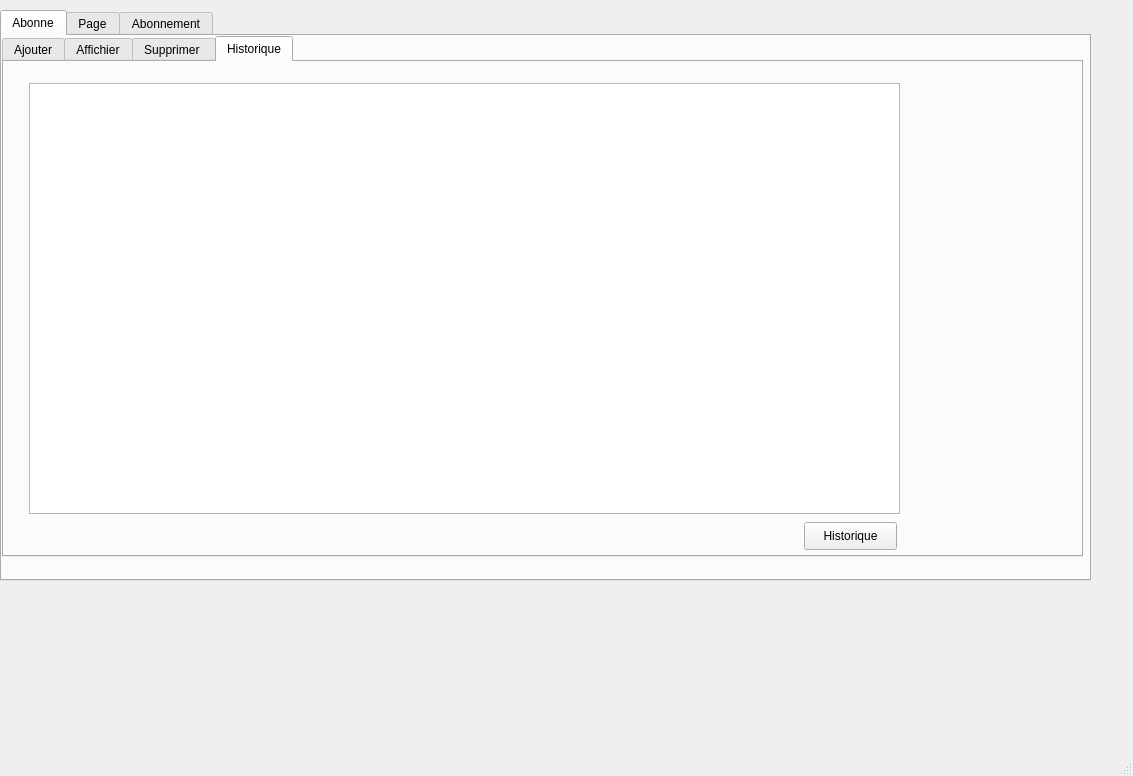
<?xml version="1.0" encoding="UTF-8"?>
<ui version="4.0">
 <class>MainWindow</class>
 <widget class="QMainWindow" name="MainWindow">
  <property name="geometry">
   <rect>
    <x>0</x>
    <y>0</y>
    <width>1133</width>
    <height>776</height>
   </rect>
  </property>
  <property name="windowTitle">
   <string>Abonne</string>
  </property>
  <widget class="QWidget" name="centralwidget">
   <widget class="QTabWidget" name="tabWidget">
    <property name="geometry">
     <rect>
      <x>0</x>
      <y>10</y>
      <width>1091</width>
      <height>571</height>
     </rect>
    </property>
    <property name="currentIndex">
     <number>0</number>
    </property>
    <property name="tabBarAutoHide">
     <bool>true</bool>
    </property>
    <widget class="QWidget" name="Abonne">
     <attribute name="title">
      <string>Abonne</string>
     </attribute>
     <widget class="QTabWidget" name="tabWidget_2">
      <property name="geometry">
       <rect>
        <x>0</x>
        <y>0</y>
        <width>1081</width>
        <height>521</height>
       </rect>
      </property>
      <property name="currentIndex">
       <number>3</number>
      </property>
      <widget class="QWidget" name="tab_3">
       <attribute name="title">
        <string>Ajouter</string>
       </attribute>
       <widget class="QGroupBox" name="groupBox">
        <property name="geometry">
         <rect>
          <x>0</x>
          <y>0</y>
          <width>1081</width>
          <height>581</height>
         </rect>
        </property>
        <property name="styleSheet">
         <string notr="true"/>
        </property>
        <property name="title">
         <string>Ajout</string>
        </property>
        <widget class="QLineEdit" name="le_id">
         <property name="geometry">
          <rect>
           <x>32</x>
           <y>40</y>
           <width>171</width>
           <height>31</height>
          </rect>
         </property>
         <property name="styleSheet">
          <string notr="true">background-color: rgb(170, 170, 127);
background-color: rgb(216, 193, 255);</string>
         </property>
         <property name="placeholderText">
          <string>Id</string>
         </property>
        </widget>
        <widget class="QLineEdit" name="le_nom">
         <property name="geometry">
          <rect>
           <x>32</x>
           <y>100</y>
           <width>171</width>
           <height>31</height>
          </rect>
         </property>
         <property name="styleSheet">
          <string notr="true">background-color: rgb(216, 193, 255);</string>
         </property>
         <property name="placeholderText">
          <string>Nom</string>
         </property>
        </widget>
        <widget class="QLineEdit" name="le_prenom">
         <property name="geometry">
          <rect>
           <x>32</x>
           <y>160</y>
           <width>171</width>
           <height>31</height>
          </rect>
         </property>
         <property name="styleSheet">
          <string notr="true">background-color: rgb(216, 193, 255);
</string>
         </property>
         <property name="placeholderText">
          <string>Prenom</string>
         </property>
        </widget>
        <widget class="QPushButton" name="pb_ajouter">
         <property name="geometry">
          <rect>
           <x>360</x>
           <y>70</y>
           <width>131</width>
           <height>31</height>
          </rect>
         </property>
         <property name="styleSheet">
          <string notr="true"/>
         </property>
         <property name="text">
          <string>Ajouter</string>
         </property>
        </widget>
        <widget class="QLineEdit" name="le_payement">
         <property name="geometry">
          <rect>
           <x>32</x>
           <y>220</y>
           <width>171</width>
           <height>31</height>
          </rect>
         </property>
         <property name="styleSheet">
          <string notr="true">background-color: rgb(216, 193, 255);</string>
         </property>
         <property name="placeholderText">
          <string>Payement</string>
         </property>
        </widget>
        <widget class="QLineEdit" name="le_nbr_chats">
         <property name="geometry">
          <rect>
           <x>30</x>
           <y>290</y>
           <width>171</width>
           <height>31</height>
          </rect>
         </property>
         <property name="styleSheet">
          <string notr="true">background-color: rgb(216, 193, 255);</string>
         </property>
         <property name="placeholderText">
          <string>Nbr_Chats</string>
         </property>
        </widget>
        <widget class="QPushButton" name="le_Modifier">
         <property name="geometry">
          <rect>
           <x>540</x>
           <y>70</y>
           <width>131</width>
           <height>31</height>
          </rect>
         </property>
         <property name="text">
          <string>Modifier</string>
         </property>
        </widget>
        <widget class="QLabel" name="label_7">
         <property name="geometry">
          <rect>
           <x>230</x>
           <y>100</y>
           <width>131</width>
           <height>41</height>
          </rect>
         </property>
         <property name="text">
          <string>      Trier par:</string>
         </property>
        </widget>
        <widget class="QTableView" name="tableView">
         <property name="geometry">
          <rect>
           <x>230</x>
           <y>140</y>
           <width>541</width>
           <height>151</height>
          </rect>
         </property>
        </widget>
        <widget class="QRadioButton" name="radioButton">
         <property name="geometry">
          <rect>
           <x>310</x>
           <y>310</y>
           <width>97</width>
           <height>20</height>
          </rect>
         </property>
         <property name="text">
          <string>Id</string>
         </property>
        </widget>
        <widget class="QRadioButton" name="radioButton_2">
         <property name="geometry">
          <rect>
           <x>390</x>
           <y>310</y>
           <width>97</width>
           <height>20</height>
          </rect>
         </property>
         <property name="text">
          <string>Nom</string>
         </property>
        </widget>
        <widget class="QRadioButton" name="radioButton_3">
         <property name="geometry">
          <rect>
           <x>480</x>
           <y>310</y>
           <width>97</width>
           <height>20</height>
          </rect>
         </property>
         <property name="text">
          <string>Prenom</string>
         </property>
        </widget>
        <widget class="QLineEdit" name="le_recherche_abonne">
         <property name="geometry">
          <rect>
           <x>290</x>
           <y>20</y>
           <width>241</width>
           <height>22</height>
          </rect>
         </property>
         <property name="placeholderText">
          <string>recherche</string>
         </property>
        </widget>
        <widget class="QPushButton" name="le_stat">
         <property name="geometry">
          <rect>
           <x>730</x>
           <y>310</y>
           <width>93</width>
           <height>28</height>
          </rect>
         </property>
         <property name="text">
          <string>stat</string>
         </property>
        </widget>
        <widget class="QPushButton" name="pushButton_pdf">
         <property name="geometry">
          <rect>
           <x>630</x>
           <y>310</y>
           <width>93</width>
           <height>28</height>
          </rect>
         </property>
         <property name="text">
          <string>Pdf</string>
         </property>
        </widget>
        <widget class="QComboBox" name="le_sexe">
         <property name="geometry">
          <rect>
           <x>80</x>
           <y>350</y>
           <width>121</width>
           <height>22</height>
          </rect>
         </property>
         <item>
          <property name="text">
           <string>male</string>
          </property>
         </item>
         <item>
          <property name="text">
           <string>femelle</string>
          </property>
         </item>
        </widget>
        <widget class="QLabel" name="label_2">
         <property name="geometry">
          <rect>
           <x>20</x>
           <y>350</y>
           <width>56</width>
           <height>16</height>
          </rect>
         </property>
         <property name="styleSheet">
          <string notr="true">background-color: rgb(85, 0, 127);
background-color: rgb(255, 255, 255);</string>
         </property>
         <property name="text">
          <string>Sexe   :</string>
         </property>
        </widget>
       </widget>
      </widget>
      <widget class="QWidget" name="tab_4">
       <attribute name="title">
        <string>Affichier</string>
       </attribute>
       <widget class="QTableView" name="tab_etudiant">
        <property name="geometry">
         <rect>
          <x>25</x>
          <y>10</y>
          <width>1011</width>
          <height>441</height>
         </rect>
        </property>
       </widget>
      </widget>
      <widget class="QWidget" name="tab">
       <attribute name="title">
        <string>Supprimer </string>
       </attribute>
       <widget class="QLineEdit" name="le_id_sup">
        <property name="geometry">
         <rect>
          <x>52</x>
          <y>60</y>
          <width>171</width>
          <height>20</height>
         </rect>
        </property>
        <property name="inputMask">
         <string/>
        </property>
        <property name="text">
         <string/>
        </property>
        <property name="placeholderText">
         <string>Identifiant</string>
        </property>
       </widget>
       <widget class="QPushButton" name="pb_supprimer">
        <property name="geometry">
         <rect>
          <x>50</x>
          <y>90</y>
          <width>75</width>
          <height>23</height>
         </rect>
        </property>
        <property name="text">
         <string>Supprimer</string>
        </property>
       </widget>
      </widget>
      <widget class="QWidget" name="tab_9">
       <attribute name="title">
        <string>Historique</string>
       </attribute>
       <widget class="QTableView" name="tabhis">
        <property name="geometry">
         <rect>
          <x>25</x>
          <y>21</y>
          <width>871</width>
          <height>431</height>
         </rect>
        </property>
       </widget>
       <widget class="QPushButton" name="pushButton">
        <property name="geometry">
         <rect>
          <x>800</x>
          <y>460</y>
          <width>93</width>
          <height>28</height>
         </rect>
        </property>
        <property name="text">
         <string>Historique</string>
        </property>
       </widget>
      </widget>
     </widget>
    </widget>
    <widget class="QWidget" name="tab_8">
     <attribute name="title">
      <string>Page</string>
     </attribute>
    </widget>
    <widget class="QWidget" name="tab_2">
     <attribute name="title">
      <string>Abonnement</string>
     </attribute>
     <widget class="QTabWidget" name="tabWidget_3">
      <property name="geometry">
       <rect>
        <x>0</x>
        <y>0</y>
        <width>1061</width>
        <height>511</height>
       </rect>
      </property>
      <property name="currentIndex">
       <number>2</number>
      </property>
      <widget class="QWidget" name="tab_5">
       <attribute name="title">
        <string>Ajouter</string>
       </attribute>
       <widget class="QPushButton" name="pb_ajouter_2">
        <property name="geometry">
         <rect>
          <x>350</x>
          <y>110</y>
          <width>93</width>
          <height>28</height>
         </rect>
        </property>
        <property name="text">
         <string>Ajouter</string>
        </property>
       </widget>
       <widget class="QLabel" name="label_9">
        <property name="geometry">
         <rect>
          <x>30</x>
          <y>140</y>
          <width>71</width>
          <height>16</height>
         </rect>
        </property>
        <property name="text">
         <string>Date Debut</string>
        </property>
        <property name="textFormat">
         <enum>Qt::AutoText</enum>
        </property>
       </widget>
       <widget class="QLabel" name="label_10">
        <property name="geometry">
         <rect>
          <x>40</x>
          <y>210</y>
          <width>56</width>
          <height>16</height>
         </rect>
        </property>
        <property name="text">
         <string>Date Fin</string>
        </property>
       </widget>
       <widget class="QPushButton" name="le_modifier_2">
        <property name="geometry">
         <rect>
          <x>350</x>
          <y>180</y>
          <width>93</width>
          <height>28</height>
         </rect>
        </property>
        <property name="text">
         <string>Modifier</string>
        </property>
       </widget>
       <widget class="QLineEdit" name="le_id_2">
        <property name="geometry">
         <rect>
          <x>110</x>
          <y>80</y>
          <width>111</width>
          <height>21</height>
         </rect>
        </property>
        <property name="text">
         <string/>
        </property>
        <property name="placeholderText">
         <string/>
        </property>
       </widget>
       <widget class="QDateEdit" name="le_date_deb">
        <property name="geometry">
         <rect>
          <x>110</x>
          <y>140</y>
          <width>110</width>
          <height>22</height>
         </rect>
        </property>
       </widget>
       <widget class="QDateEdit" name="le_date_fin">
        <property name="geometry">
         <rect>
          <x>110</x>
          <y>210</y>
          <width>110</width>
          <height>22</height>
         </rect>
        </property>
       </widget>
       <widget class="QLabel" name="label">
        <property name="geometry">
         <rect>
          <x>60</x>
          <y>80</y>
          <width>56</width>
          <height>16</height>
         </rect>
        </property>
        <property name="text">
         <string>Id</string>
        </property>
       </widget>
      </widget>
      <widget class="QWidget" name="tab_6">
       <attribute name="title">
        <string>Afficher</string>
       </attribute>
       <widget class="QTableView" name="tab_etudiant_2">
        <property name="geometry">
         <rect>
          <x>0</x>
          <y>0</y>
          <width>1061</width>
          <height>621</height>
         </rect>
        </property>
       </widget>
      </widget>
      <widget class="QWidget" name="tab_7">
       <attribute name="title">
        <string>Supprimer</string>
       </attribute>
       <widget class="QLineEdit" name="le_id_sup_2">
        <property name="geometry">
         <rect>
          <x>70</x>
          <y>70</y>
          <width>151</width>
          <height>20</height>
         </rect>
        </property>
        <property name="placeholderText">
         <string>Identifiant</string>
        </property>
       </widget>
       <widget class="QPushButton" name="pb_supprimer_2">
        <property name="geometry">
         <rect>
          <x>70</x>
          <y>100</y>
          <width>75</width>
          <height>23</height>
         </rect>
        </property>
        <property name="text">
         <string>Supprimer</string>
        </property>
       </widget>
      </widget>
     </widget>
    </widget>
   </widget>
  </widget>
  <widget class="QMenuBar" name="menubar">
   <property name="geometry">
    <rect>
     <x>0</x>
     <y>0</y>
     <width>1133</width>
     <height>26</height>
    </rect>
   </property>
  </widget>
  <widget class="QStatusBar" name="statusbar"/>
 </widget>
 <resources/>
 <connections/>
</ui>
